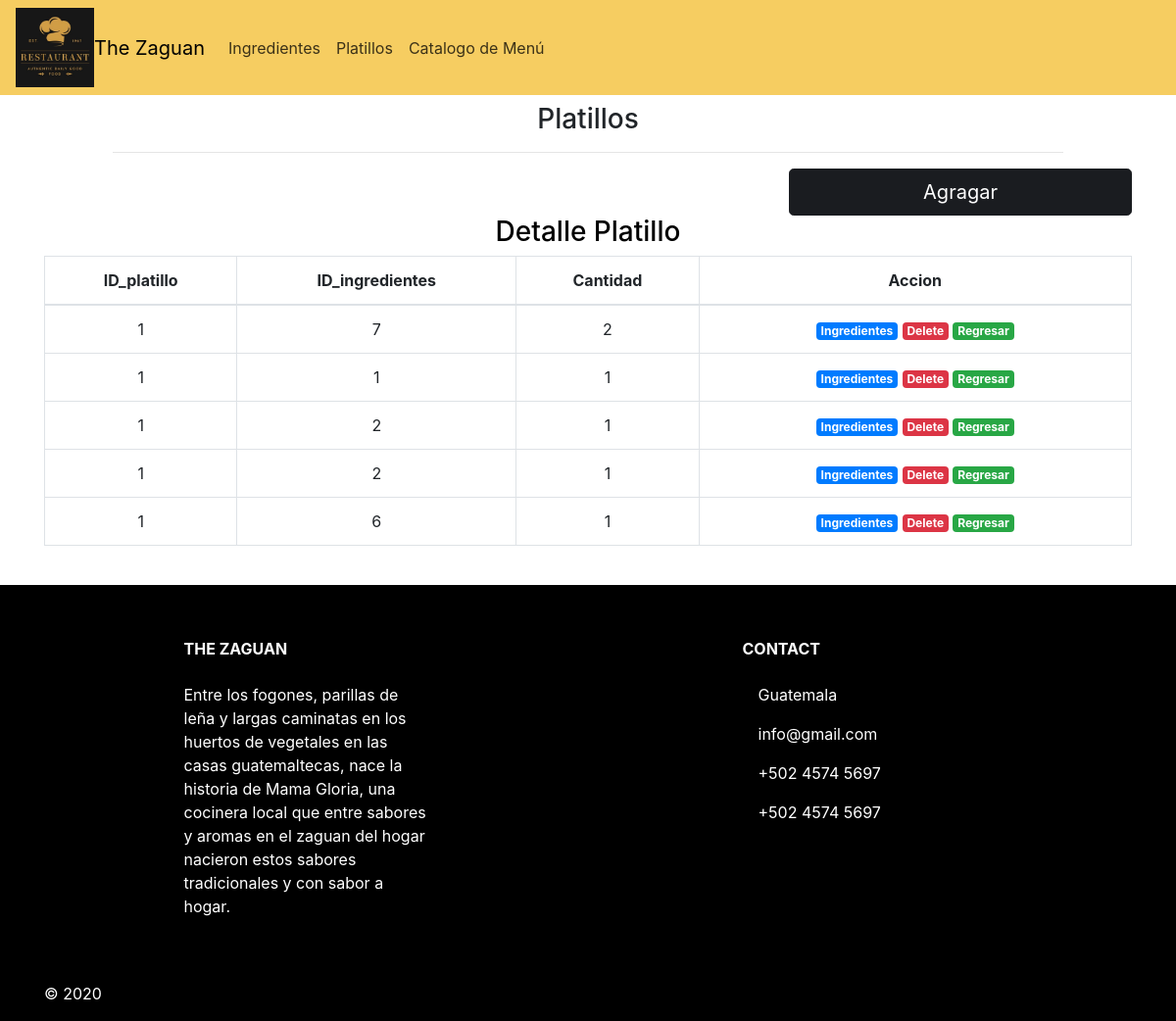
The app's page /platillos/add.php?add=1 (signed in) with its own data.
### tables this page shows
CREATE TABLE `detalle_platillo` (
  `ID_platillo` int(11) NOT NULL,
  `ID_ingredientes` int(11) NOT NULL,
  `cantidad` int(11) NOT NULL
);

### platillos/add.php (the view, shortened to what this page needs)
<!doctype html>
<html lang="en">
  <head>
    <link href="../sass/style.css" rel="stylesheet">
    <link rel="stylesheet" href="https://stackpath.bootstrapcdn.com/bootstrap/4.3.1/css/bootstrap.min.css">
  </head>
  <body class="text-center">
    <header>
    <nav class="navbar navbar-expand-xl navbar_intems " id="l"> <img src="../img/Logo.JPG" alt=80px width="80px"><a class="navbar-brand" href="#">The Zaguan</a>
           <div class="collapse navbar-collapse" id="navbarNavAltMarkup">
            <div class="navbar-nav"> <a class="nav-item nav-link active" href="../ingredientes/ingredientes.php">Ingredientes <span class="sr-only">(current)</span></a>
               <a class="nav-item nav-link" href="../platillos/platillos.php">Platillos</a> <a class="nav-item nav-link" href="#">Catalogo de Menú</a>
                <a class="nav-item nav-link disabled" href="#"></a> </div> </div> </nav>
              <nav>
              <nav>
                <div class ="container-fluid">
                  <div class="row justify-content-center">
                    <div class= "col-md-10">
                      <h3 class="text-center mt-2"> Platillos </h3>
                      <hr>
                    </div>
                  </div>
                </div>
              </nav>
    </header>
    <section>
    <div class="container">
            <div class="row">
                <div class="col-4">
                </div>
                <div class="col-4">
                </div>
                <div class="col-4">
                    <a href="ingreso.php" class="btn btn-lg btn-primary btn-block" id="primary">Agragar</a>
                </div>
            </div>
    </section>
   <section id="n1">
      <div class= "container">
      <div class="row">
          <div class="col-md-12">
          <h3 class="text-center"> Detalle Platillo </h3>
          <div class=" table-responsive-md">
            <table class="table table-bordered table-hover">
            <thead>
                <tr>
                  <th>ID_platillo</th>
                  <th>ID_ingredientes</th>
                  <th>Cantidad</th>
                  <th>Accion</th>
                </tr>
            </thead>
            <tbody>
              <?php
                include '../conexion/conexion.php';
                if(isset($_GET['add'])){
                    $ID_platillo=$_GET['add'];
                    $result = $mysqli->query("SELECT * FROM detalle_platillo where ID_platillo = $ID_platillo ")
                    or die($mysqli->error);
                }
                while ($row = mysqli_fetch_assoc($result)){
              ?>
              <tr>
                <td><?php echo $row['ID_platillo']?></td>
                <td><?php echo $row['ID_ingredientes']?></td>
                <td><?php echo $row['cantidad']?></td>
                <td>
                <a href="tabla.php " class="badge badge-primary"> Ingredientes</a>
                <a href="delet2.php?delete=<?php echo $row['ID_platillo']?>" class="badge badge-danger">Delete</a>
                <a href="platillos.php" class="badge badge-success">Regresar</a>
                </td>
              </tr>
                <?php }?>
            </tbody>
            </table>
          </div>
         </div>
        </div>
        <br>
    </section>
  <footer class="page-footer font-small mdb-color pt-4" id="f">
      <div class="container text-center text-md-left">
        <div class="row text-center text-md-left mt-3 pb-3">
          <div class="col-md-3 col-lg-3 col-xl-3 mx-auto mt-3">
            <h6 class="text-uppercase mb-4 font-weight-bold">The Zaguan</h6>
            <p>Entre los fogones, parillas de leña y largas caminatas en los huertos de vegetales en las casas guatemaltecas,
              nace la historia de Mama Gloria, una cocinera local que entre sabores y aromas en el zaguan del hogar nacieron
              estos sabores tradicionales y con sabor a hogar.</p>
          </div>
          <div class="col-md-4 col-lg-3 col-xl-3 mx-auto mt-3">
            <h6 class="text-uppercase mb-4 font-weight-bold">Contact</h6>
            <p>
              <i class="fas fa-home mr-3"></i> Guatemala</p>
            <p>
              <i class="fas fa-envelope mr-3"></i> info@gmail.com</p>
            <p>
              <i class="fas fa-phone mr-3"></i> +502 4574 5697</p>
            <p>
              <i class="fas fa-print mr-3"></i> +502 4574 5697</p>
          </div>
        </div>
        <hr>
        <div class="row d-flex align-items-center">
          <div class="col-md-3 col-lg-4">
            <p class="text-center text-md-left">© 2020
            </p>
          </div>
      </div>
    </footer>
  </body>
</html>

### sass/style.css (style rules this page uses)
.navbar-brand { color: black; }
.navbar-nav .nav-link { color: rgba(0, 0, 0, 0.76); }
#n1 { color: black; background-color: #fff; }
.align-items-center { -webkit-box-align: center; -ms-flex-align: center; align-items: center; }
#f { background-color: black; color: #fff; }
#primary { color: #fff; background-color: #1a1c20; border-color: #1a1c20; }
#l { background-color: #f6cd61; }

### records on screen
detalle_platillo: ID_platillo "1", ID_ingredientes "7", cantidad "2"
detalle_platillo: ID_platillo "1", ID_ingredientes "1", cantidad "1"
detalle_platillo: ID_platillo "1", ID_ingredientes "2", cantidad "1"
detalle_platillo: ID_platillo "1", ID_ingredientes "2", cantidad "1"
detalle_platillo: ID_platillo "1", ID_ingredientes "6", cantidad "1"
